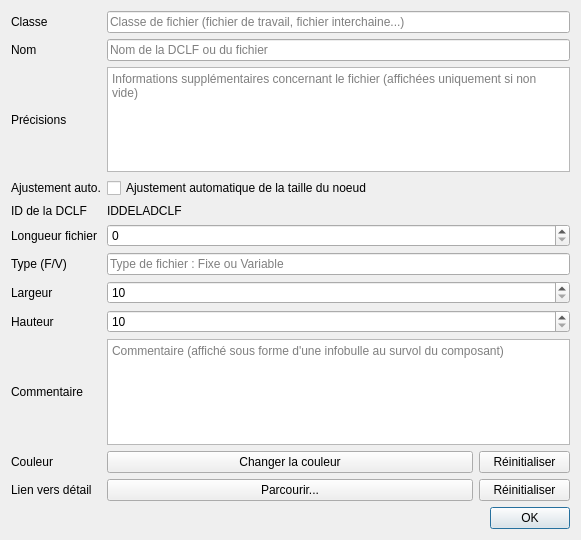
<?xml version="1.0" encoding="UTF-8"?>
<ui version="4.0">
 <class>ModifyDCLFDialog</class>
 <widget class="QDialog" name="ModifyDCLFDialog">
  <property name="windowModality">
   <enum>Qt::ApplicationModal</enum>
  </property>
  <property name="geometry">
   <rect>
    <x>0</x>
    <y>0</y>
    <width>581</width>
    <height>540</height>
   </rect>
  </property>
  <property name="windowTitle">
   <string>Modification de la DCLF</string>
  </property>
  <layout class="QGridLayout" name="gridLayout">
   <item row="0" column="0">
    <widget class="QLabel" name="labelClasse">
     <property name="text">
      <string>Classe</string>
     </property>
     <property name="buddy">
      <cstring>lineEditClasse</cstring>
     </property>
    </widget>
   </item>
   <item row="0" column="1">
    <widget class="QLineEdit" name="lineEditClasse">
     <property name="placeholderText">
      <string>Classe de fichier (fichier de travail, fichier interchaine...)</string>
     </property>
    </widget>
   </item>
   <item row="1" column="0">
    <widget class="QLabel" name="labelName">
     <property name="text">
      <string>Nom</string>
     </property>
     <property name="buddy">
      <cstring>lineEditName</cstring>
     </property>
    </widget>
   </item>
   <item row="1" column="1">
    <widget class="QLineEdit" name="lineEditName">
     <property name="placeholderText">
      <string>Nom de la DCLF ou du fichier</string>
     </property>
    </widget>
   </item>
   <item row="2" column="0">
    <widget class="QLabel" name="label">
     <property name="text">
      <string>Précisions</string>
     </property>
     <property name="buddy">
      <cstring>textEditPrecisions</cstring>
     </property>
    </widget>
   </item>
   <item row="2" column="1">
    <widget class="QTextEdit" name="textEditPrecisions">
     <property name="tabChangesFocus">
      <bool>true</bool>
     </property>
     <property name="placeholderText">
      <string>Informations supplémentaires concernant le fichier (affichées uniquement si non vide)</string>
     </property>
    </widget>
   </item>
   <item row="4" column="0">
    <widget class="QLabel" name="labelID">
     <property name="text">
      <string>ID de la DCLF</string>
     </property>
    </widget>
   </item>
   <item row="4" column="1">
    <widget class="QLabel" name="ID">
     <property name="text">
      <string>IDDELADCLF</string>
     </property>
    </widget>
   </item>
   <item row="5" column="0">
    <widget class="QLabel" name="labelSize">
     <property name="text">
      <string>Longueur fichier</string>
     </property>
     <property name="buddy">
      <cstring>spinBoxSize</cstring>
     </property>
    </widget>
   </item>
   <item row="5" column="1">
    <widget class="QSpinBox" name="spinBoxSize">
     <property name="minimum">
      <number>0</number>
     </property>
     <property name="maximum">
      <number>40000</number>
     </property>
    </widget>
   </item>
   <item row="6" column="0">
    <widget class="QLabel" name="labelType">
     <property name="text">
      <string>Type (F/V)</string>
     </property>
     <property name="buddy">
      <cstring>lineEditType</cstring>
     </property>
    </widget>
   </item>
   <item row="6" column="1">
    <widget class="QLineEdit" name="lineEditType">
     <property name="placeholderText">
      <string>Type de fichier : Fixe ou Variable</string>
     </property>
    </widget>
   </item>
   <item row="7" column="0">
    <widget class="QLabel" name="labelWidth">
     <property name="text">
      <string>Largeur</string>
     </property>
     <property name="buddy">
      <cstring>spinBoxWidth</cstring>
     </property>
    </widget>
   </item>
   <item row="7" column="1">
    <widget class="QSpinBox" name="spinBoxWidth">
     <property name="minimum">
      <number>10</number>
     </property>
     <property name="maximum">
      <number>999</number>
     </property>
    </widget>
   </item>
   <item row="8" column="0">
    <widget class="QLabel" name="labelHeight">
     <property name="text">
      <string>Hauteur</string>
     </property>
     <property name="buddy">
      <cstring>spinBoxHeight</cstring>
     </property>
    </widget>
   </item>
   <item row="8" column="1">
    <widget class="QSpinBox" name="spinBoxHeight">
     <property name="minimum">
      <number>10</number>
     </property>
     <property name="maximum">
      <number>999</number>
     </property>
    </widget>
   </item>
   <item row="9" column="0">
    <widget class="QLabel" name="labelComment">
     <property name="text">
      <string>Commentaire</string>
     </property>
     <property name="buddy">
      <cstring>textEditComment</cstring>
     </property>
    </widget>
   </item>
   <item row="9" column="1">
    <widget class="QTextEdit" name="textEditComment">
     <property name="baseSize">
      <size>
       <width>0</width>
       <height>0</height>
      </size>
     </property>
     <property name="tabChangesFocus">
      <bool>true</bool>
     </property>
     <property name="placeholderText">
      <string>Commentaire (affiché sous forme d'une infobulle au survol du composant)</string>
     </property>
    </widget>
   </item>
   <item row="10" column="0">
    <widget class="QLabel" name="labelColor">
     <property name="text">
      <string>Couleur</string>
     </property>
     <property name="buddy">
      <cstring>pushButtonColor</cstring>
     </property>
    </widget>
   </item>
   <item row="10" column="1">
    <layout class="QHBoxLayout" name="horizontalLayout" stretch="4,1">
     <item>
      <widget class="QPushButton" name="pushButtonColor">
       <property name="text">
        <string>Changer la couleur</string>
       </property>
      </widget>
     </item>
     <item>
      <widget class="QPushButton" name="pushButtonInitColor">
       <property name="text">
        <string>Réinitialiser</string>
       </property>
      </widget>
     </item>
    </layout>
   </item>
   <item row="11" column="0">
    <widget class="QLabel" name="labelDetail">
     <property name="text">
      <string>Lien vers détail</string>
     </property>
     <property name="buddy">
      <cstring>pushButtonDetail</cstring>
     </property>
    </widget>
   </item>
   <item row="11" column="1">
    <layout class="QHBoxLayout" name="horizontalLayout_2" stretch="4,1">
     <item>
      <widget class="QPushButton" name="pushButtonDetail">
       <property name="text">
        <string>Parcourir...</string>
       </property>
      </widget>
     </item>
     <item>
      <widget class="QPushButton" name="pushButtonInitDetail">
       <property name="text">
        <string>Réinitialiser</string>
       </property>
      </widget>
     </item>
    </layout>
   </item>
   <item row="12" column="1">
    <widget class="QDialogButtonBox" name="buttonBox">
     <property name="orientation">
      <enum>Qt::Horizontal</enum>
     </property>
     <property name="standardButtons">
      <set>QDialogButtonBox::Ok</set>
     </property>
     <property name="centerButtons">
      <bool>false</bool>
     </property>
    </widget>
   </item>
   <item row="3" column="0">
    <widget class="QLabel" name="label_2">
     <property name="text">
      <string>Ajustement auto.</string>
     </property>
    </widget>
   </item>
   <item row="3" column="1">
    <widget class="QCheckBox" name="checkBoxAutoAdjust">
     <property name="text">
      <string>Ajustement automatique de la taille du noeud</string>
     </property>
    </widget>
   </item>
  </layout>
 </widget>
 <resources/>
 <connections>
  <connection>
   <sender>buttonBox</sender>
   <signal>accepted()</signal>
   <receiver>ModifyDCLFDialog</receiver>
   <slot>accept()</slot>
   <hints>
    <hint type="sourcelabel">
     <x>248</x>
     <y>254</y>
    </hint>
    <hint type="destinationlabel">
     <x>157</x>
     <y>274</y>
    </hint>
   </hints>
  </connection>
  <connection>
   <sender>buttonBox</sender>
   <signal>rejected()</signal>
   <receiver>ModifyDCLFDialog</receiver>
   <slot>reject()</slot>
   <hints>
    <hint type="sourcelabel">
     <x>316</x>
     <y>260</y>
    </hint>
    <hint type="destinationlabel">
     <x>286</x>
     <y>274</y>
    </hint>
   </hints>
  </connection>
 </connections>
</ui>
